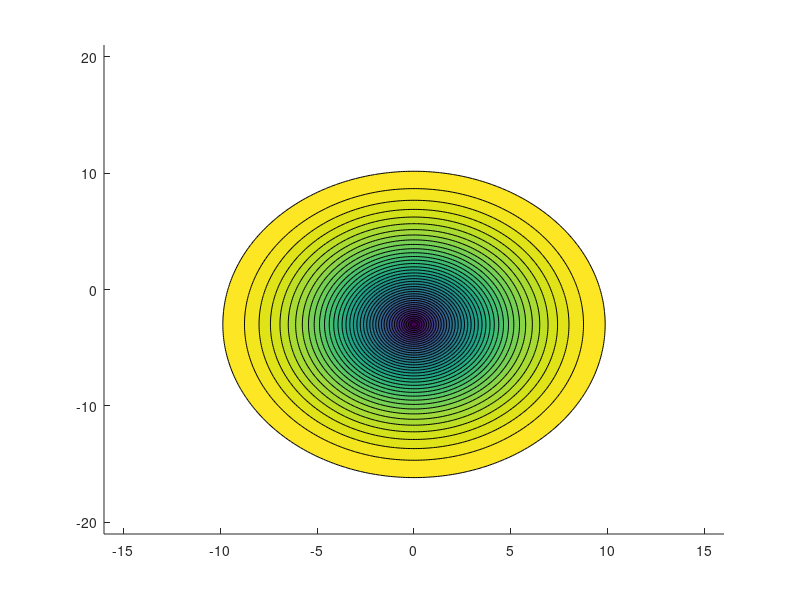

MATLAB code to generate this figure: (Note: this script raises an error after producing the figure.)
% TENNIS DYNAMICS HEATMAPPER: PHASE 1
% Modeling Racket Face Geometry and Vibrational Shock Profiles
clear; clc; close all;

disp('Generating Racket String Bed Matrix...');

% 1. Racket Face Dimensions (Standard Midplus Frame in cm)
a = 13.5; % Semi-minor axis (Half-width = 13.5 cm, Total width = 27 cm)
b = 18.0; % Semi-major axis (Half-height = 18.0 cm, Total height = 36 cm)

% 2. Create the Spatial Grid (X and Y coordinates)
x = linspace(-16, 16, 250);
y = linspace(-21, 21, 250);
[X, Y] = meshgrid(x, y);

% 3. Apply the Elliptical Boundary Condition (x^2/a^2 + y^2/b^2 = 1)
% This mathematically separates the inside of the frame from the outside empty space
racket_ellipse = (X./a).^2 + (Y./b).^2;
inside_frame = racket_ellipse <= 1;

% 4. Physics Engine: Structural Node & Energy Loss Model
% The sweet spot is typically centered slightly lower toward the throat (y = -3 cm)
y_sweet_spot = -3;
R_sweet = sqrt((X./a).^2 + ((Y - y_sweet_spot)./b).^2);

% Calculate the shock wave transmission coefficient
% 0 = Perfect Sweet Spot (No structural vibration)
% 1 = Maximum Shock (Hitting the stiff carbon fiber rim)
Shock_Profile = 1 - (1 - R_sweet).^3; 

% Mask out everything outside the physical racket frame
Shock_Profile(~inside_frame) = NaN;

% 5. Render the Heat Map
figure('Name', 'Racket Structural Dynamics', 'NumberTitle', 'off');
hold on;

% Create the colored energy contours
contourf(X, Y, Shock_Profile, 40, 'EdgeColor', 'none');
colormap(jet); % High intensity colors for high shock zones
c = colorbar;
c.Label.String = 'Structural Shock Transmission (Energy Loss)';

% Draw the actual carbon fiber frame outline for visual reference
theta = linspace(0, 2*pi, 200);
frame_x = a * cos(theta);
frame_y = b * sin(theta);
plot(frame_x, frame_y, 'k-', 'LineWidth', 3);

% Clean up the visual display
title('Tennis Racket Face Shock Absorption Map');
xlabel('Width (cm)');
ylabel('Height (cm)');
axis equal;
axis([-16 16 -21 21]);
grid on;

disp('Phase 1 Complete: Racket structural profile mapped successfully.');
% TENNIS DYNAMICS: PHASE 2 - POWER EFFICIENCY CALCULATION
% Calculate Power Efficiency Coefficient (PEC) based on position

% 1. Define the center of percussion (sweet spot)
x_ss = 0; y_ss = -3; 

% 2. Calculate distance from sweet spot for every point on the grid
dist_from_ss = sqrt((X - x_ss).^2 + (Y - y_ss).^2);

% 3. Efficiency Decay Function (Inverse Square Law)
% Efficiency drops as we move away from the vibrational node
PEC = 1 ./ (1 + 0.1 * dist_from_ss.^2);
PEC(~inside_frame) = NaN; % Keep it within the frame boundaries

% 4. Plot the Power Efficiency Heatmap
figure('Name', 'Power Efficiency Map', 'NumberTitle', 'off');
contourf(X, Y, PEC, 20, 'EdgeColor', 'none');
colormap(parula); % Professional engineering palette
colorbar;
hold on;
plot(frame_x, frame_y, 'k-', 'LineWidth', 3);
title('Power Efficiency Coefficient (PEC) Across String Bed');
xlabel('Width (cm)'); ylabel('Height (cm)');
axis equal; grid on;

% TENNIS DYNAMICS: PHASE 3 - VIBRATIONAL SHOCK MAPPING
% This calculates where the frame absorbs the most impact energy

% 1. Structural Flex Function
% Higher value = More frame flex (More vibration/Shock to the arm)
% Lower value = Stiff frame (Less vibration)
Shock_Map = (X.^2 / a^2) + ((Y - y_ss).^2 / b^2); 

% 2. Normalize and Invert to create a "Shock Intensity" map
Shock_Intensity = (Shock_Map - min(Shock_Map(:))) / (max(Shock_Map(:)) - min(Shock_Map(:)));
Shock_Intensity(~inside_frame) = NaN;

% 3. Plot the Shock Heatmap
figure('Name', 'Vibrational Shock Heatmap', 'NumberTitle', 'off');
contourf(X, Y, Shock_Intensity, 30, 'EdgeColor', 'none');
colormap(flipud(hot)); % Red/White for high-shock zones
colorbar;
hold on;
plot(frame_x, frame_y, 'k-', 'LineWidth', 3);
title('Vibrational Shock Transmission Map');
xlabel('Width (cm)'); ylabel('Height (cm)');
axis equal; grid on;
